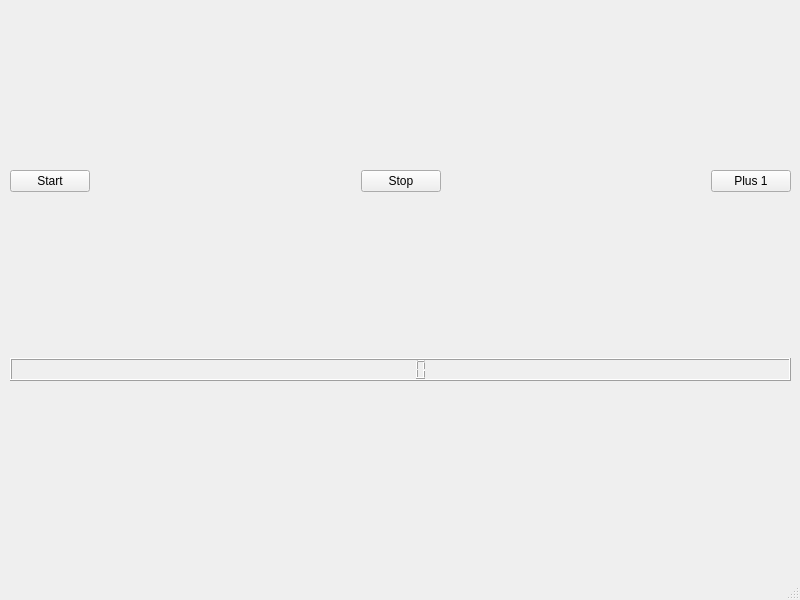
<?xml version="1.0" encoding="UTF-8"?>
<ui version="4.0">
 <class>MainWindow</class>
 <widget class="QMainWindow" name="MainWindow">
  <property name="geometry">
   <rect>
    <x>0</x>
    <y>0</y>
    <width>800</width>
    <height>600</height>
   </rect>
  </property>
  <property name="windowTitle">
   <string>MainWindow</string>
  </property>
  <widget class="QWidget" name="centralwidget">
   <widget class="QWidget" name="verticalLayoutWidget">
    <property name="geometry">
     <rect>
      <x>10</x>
      <y>10</y>
      <width>781</width>
      <height>531</height>
     </rect>
    </property>
    <layout class="QVBoxLayout" name="verticalLayout">
     <item>
      <spacer name="verticalSpacer_3">
       <property name="orientation">
        <enum>Qt::Vertical</enum>
       </property>
       <property name="sizeHint" stdset="0">
        <size>
         <width>20</width>
         <height>40</height>
        </size>
       </property>
      </spacer>
     </item>
     <item>
      <layout class="QHBoxLayout" name="horizontalLayout">
       <item>
        <widget class="QPushButton" name="startButton">
         <property name="text">
          <string>Start</string>
         </property>
        </widget>
       </item>
       <item>
        <spacer name="horizontalSpacer">
         <property name="orientation">
          <enum>Qt::Horizontal</enum>
         </property>
         <property name="sizeHint" stdset="0">
          <size>
           <width>40</width>
           <height>20</height>
          </size>
         </property>
        </spacer>
       </item>
       <item>
        <widget class="QPushButton" name="stopButton">
         <property name="text">
          <string>Stop</string>
         </property>
        </widget>
       </item>
       <item>
        <spacer name="horizontalSpacer_2">
         <property name="orientation">
          <enum>Qt::Horizontal</enum>
         </property>
         <property name="sizeHint" stdset="0">
          <size>
           <width>40</width>
           <height>20</height>
          </size>
         </property>
        </spacer>
       </item>
       <item>
        <widget class="QPushButton" name="plusButton">
         <property name="text">
          <string>Plus 1</string>
         </property>
        </widget>
       </item>
      </layout>
     </item>
     <item>
      <spacer name="verticalSpacer">
       <property name="orientation">
        <enum>Qt::Vertical</enum>
       </property>
       <property name="sizeHint" stdset="0">
        <size>
         <width>20</width>
         <height>40</height>
        </size>
       </property>
      </spacer>
     </item>
     <item>
      <widget class="QLCDNumber" name="result"/>
     </item>
     <item>
      <spacer name="verticalSpacer_2">
       <property name="orientation">
        <enum>Qt::Vertical</enum>
       </property>
       <property name="sizeHint" stdset="0">
        <size>
         <width>20</width>
         <height>40</height>
        </size>
       </property>
      </spacer>
     </item>
    </layout>
   </widget>
  </widget>
  <widget class="QMenuBar" name="menubar">
   <property name="geometry">
    <rect>
     <x>0</x>
     <y>0</y>
     <width>800</width>
     <height>22</height>
    </rect>
   </property>
  </widget>
  <widget class="QStatusBar" name="statusbar"/>
 </widget>
 <resources/>
 <connections/>
</ui>
